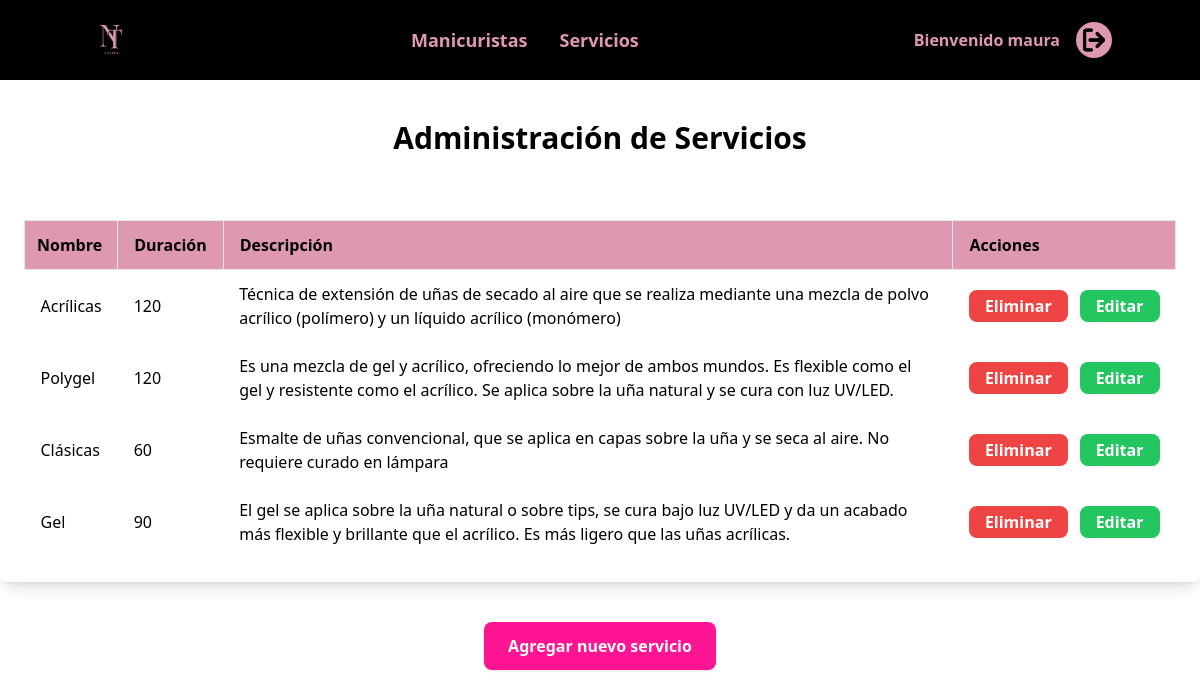
Screenshot of /servicios (signed in) with the database file from the repository.
### app/models.py (models this page shows, shortened)
class TipoServicio(models.Model):
    id_tipo_servicio = models.AutoField(primary_key=True)
    nombre = models.CharField(max_length=50)
    duracion = models.CharField(max_length=50)
    descripcion = models.CharField(max_length=250, default=' ')

### app/views.py (the view)
        def _wrapped_view(request, *args, **kwargs):
            if request.user.is_authenticated:
                if group_name == 'manicurista':
                    manicurista = getattr(request.user, 'manicurista', None)
                    if manicurista:
                        if not manicurista.state:
                            return redirect('espera_aprobacion')
                        return view_func(request, *args, **kwargs)
                elif request.user.groups.filter(name=group_name).exists() or request.user.is_superuser:
                    return view_func(request, *args, **kwargs)
            raise PermissionDenied

### app/views.py (called while the page is built)
def group_required(group_name):
    def decorator(view_func):
        def _wrapped_view(request, *args, **kwargs):
            if request.user.is_authenticated:
                if group_name == 'manicurista':
                    manicurista = getattr(request.user, 'manicurista', None)
                    if manicurista:
                        if not manicurista.state:
                            return redirect('espera_aprobacion')
                        return view_func(request, *args, **kwargs)
                elif request.user.groups.filter(name=group_name).exists() or request.user.is_superuser:
                    return view_func(request, *args, **kwargs)
            raise PermissionDenied
        return _wrapped_view
    return decorator

@login_required
@group_required('admin')
def servicios(request):
    is_admin = request.user.groups.filter(name='admin').exists()
    tipo_servicio = TipoServicio.objects.all()
    data = {
        'tipo_servicio': tipo_servicio
    }
    return render(request, 'app/admin/servicios.html', {'is_admin': is_admin, 'tipo_servicio' : tipo_servicio, 'data' : data})

### nailtime/context_processor.py (called while the page is built)
def grupo_usuario(request):
    if request.user.is_authenticated:
        is_manicurista = request.user.groups.filter(name='manicurista').exists()
        is_cliente = request.user.groups.filter(name='cliente').exists()
    else:
        is_manicurista = False
        is_cliente = False
    return {
        'is_manicurista': is_manicurista,
        'is_cliente': is_cliente
    }

### app/templates/app/admin/servicios.html
{% extends 'app/base.html' %}
{% load static %}
{% block contenido %}
<div class="min-h-screen">
    <h2 class="text-3xl font-bold text-black text-center pt-10">Administración de Servicios</h2>
    <div class="flex items-center justify-center py-10">
        <div class="w-full bg-white rounded-lg shadow-lg p-6">
            <table class="w-full text-left border-collapse border-gray-300">
                <thead>
                    <tr class="bg-[#DE98B1] text-black">
                        <th class="border py-2 px-3">Nombre</th>
                        <th class="border py-3 px-4">Duración</th>
                        <th class="border py-3 px-4">Descripción</th>
                        <th class="border py-3 px-4">Acciones</th>
                    </tr>
                </thead>
                <tbody>
                    {% for t in tipo_servicio %}
                    <tr>
                        <td class="py-3 px-4"> {{ t.nombre | title }} </td>
                        <td class="py-3 px-4"> {{ t.duracion }} </td>
                        <td class="py-3 px-4"> {{ t.descripcion }} </td>
                        <td class="py-3 px-4 text-center">
                            <div class="flex justify-center gap-3">
                                <a href="{% url 'eliminarserv' t.id_tipo_servicio %}"
                                    class="bg-red-500 text-white font-bold py-1 px-4 rounded-lg hover:bg-red-600 transition duration-200">
                                    Eliminar
                                </a>
                                <a href="{% url 'modificarserv' t.id_tipo_servicio %}"
                                    class="bg-green-500 text-white font-bold py-1 px-4 rounded-lg hover:bg-green-600 transition duration-200">
                                    Editar
                                </a>
                            </div>
                        </td>
                    </tr>
                    {% endfor %}
                </tbody>
            </table>
        </div>
    </div>
    <div class="text-center">
        <a href="{% url 'agregarserv' %}"
            class="inline-block text-white font-semibold py-3 px-6 rounded-lg bg-[#FF1493] hover:bg-pink-500 transition duration-300 shadow">
            Agregar nuevo servicio
        </a>
    </div>
</div>
{% endblock %}

### app/templates/app/base.html (shortened to what this page needs)
<!DOCTYPE html>
<html lang="en">
<head>
    {% load static %}
    <script src="https://cdn.tailwindcss.com"></script>
    <link href="https://cdn.jsdelivr.net/npm/fullcalendar@6.1.8/index.global.min.css" rel="stylesheet">
</head>
<body>
    <header class="bg-black text-[#DE98B1] py-4">
        <div class="container mx-auto flex justify-between items-center">
            <div class="flex items-center space-x-4">
                <a href="{% url 'home' %}">
                    <img src="{% static 'img/logo.png' %}" alt="NailTime Logo" class="w-12 h-12">
                </a>
            </div>
            <nav class="flex-1">
                <ul class="flex justify-center items-center text-lg space-x-8">
                    {% if user.is_authenticated %}
                    {% if is_manicurista %}
                    <li>
                        <a href="{% url 'reservasdia' %}"
                            class="text-[#DE98B1] font-semibold hover:text-pink-500">Reservas del Día</a>
                    </li>
                    <li>
                        <a href="{% url 'reservamensual' %}"
                            class="text-[#DE98B1] font-semibold hover:text-pink-500">Reservas del Mes</a>
                    </li>
                    {% elif is_cliente %}
                    <li>
                        <a href="{% url 'misreservas' %}" class="text-[#DE98B1] font-semibold hover:text-pink-500">Mis
                            Reservas</a>
                    </li>
                    {% elif is_admin or user.is_superuser %}
                    <li>
                        <a href="{% url 'manicuristas' %}"
                            class="text-[#DE98B1] font-semibold hover:text-pink-500">Manicuristas</a>
                    </li>
                    <li>
                        <a href="{% url 'servicios' %}"
                            class="text-[#DE98B1] font-semibold hover:text-pink-500">Servicios</a>
                    </li>
                    {% endif %}
                    {% endif %}
                </ul>
            </nav>
            <div class="flex items-center">
                {% if user.is_authenticated %}
                <h1 class="flex items-center justify-center text-[#DE98B1] font-semibold mr-4">Bienvenido
                    {{user.username}}</h1>
                <a href="{% url 'logout' %}">
                    <img src="{% static 'img/logout.png' %}" alt="Cerrar sesión" class="w-9 h-9 rounded-full">
                </a>
                {% else %}
                <a href="{% url 'login' %}">
                    <img src="{% static 'img/login.png' %}" alt="Iniciar sesión" class="w-10 h-10 rounded-full">
                </a>
                {% endif %}
            </div>
        </div>
    </header>
    <div id="contenido" class="">
        {% block contenido %}
        {% endblock %}
    </div>
</body>
</html>

### rows the page displays
TipoServicio: nombre "Acrílicas", duracion "120", descripcion "Técnica de extensión de uñas de secado al aire que se realiza mediante una mezcla de polvo acrílico (polímero) y un líquido acrílico (monómero)"
TipoServicio: nombre "Polygel", duracion "120", descripcion "Es una mezcla de gel y acrílico, ofreciendo lo mejor de ambos mundos. Es flexible como el gel y resistente como el acrílico. Se aplica sobre la uña natural y se cura con luz UV/LED."
TipoServicio: nombre "Clásicas", duracion "60", descripcion "Esmalte de uñas convencional, que se aplica en capas sobre la uña y se seca al aire. No requiere curado en lámpara"
TipoServicio: nombre "Gel", duracion "90", descripcion "El gel se aplica sobre la uña natural o sobre tips, se cura bajo luz UV/LED y da un acabado más flexible y brillante que el acrílico. Es más ligero que las uñas acrílicas."

### other values shown
{{ user.username }} "maura"
